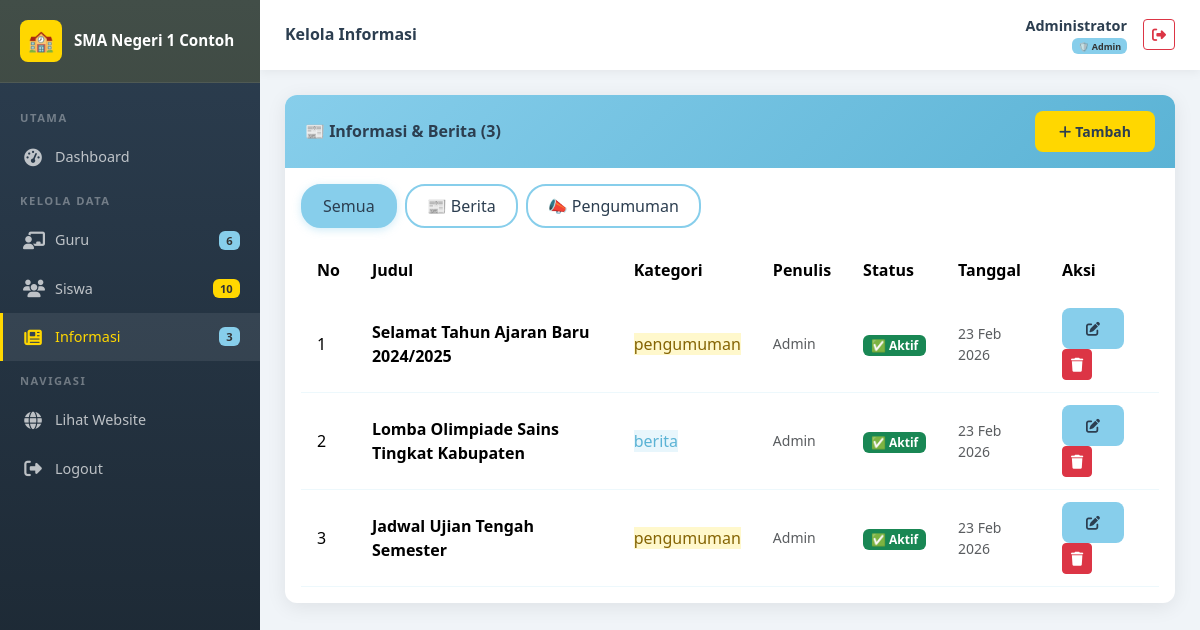
/admin/informasi/index.php (signed in), run on the app's committed database.
### tables this page shows
CREATE TABLE IF NOT EXISTS pengaturan (
    id INT AUTO_INCREMENT PRIMARY KEY,
    kunci VARCHAR(50) NOT NULL UNIQUE,
    nilai TEXT,
    keterangan VARCHAR(200)
);

CREATE TABLE IF NOT EXISTS informasi (
    id INT AUTO_INCREMENT PRIMARY KEY,
    judul VARCHAR(200) NOT NULL,
    konten TEXT NOT NULL,
    kategori ENUM('berita', 'pengumuman') NOT NULL DEFAULT 'berita',
    gambar VARCHAR(255) DEFAULT NULL,
    penulis VARCHAR(100) DEFAULT NULL,
    status ENUM('aktif', 'nonaktif') NOT NULL DEFAULT 'aktif',
    created_at TIMESTAMP DEFAULT CURRENT_TIMESTAMP,
    updated_at TIMESTAMP DEFAULT CURRENT_TIMESTAMP ON UPDATE CURRENT_TIMESTAMP
);

### koneksi.php (called while the page is built, shortened)
<?php
function escape($koneksi, $data) {
    return mysqli_real_escape_string($koneksi, trim($data));
}
function getSetting($koneksi, $kunci) {
    $kunci = escape($koneksi, $kunci);
    $result = mysqli_query($koneksi, "SELECT nilai FROM pengaturan WHERE kunci='$kunci'");
    if ($row = mysqli_fetch_assoc($result)) {
        return $row['nilai'];
    }
    return '';
}

### admin/informasi/index.php (the view)
<?php
$judul_halaman = 'Kelola Informasi';
$halaman_admin = 'informasi';
require_once __DIR__ . '/../includes/admin_header.php';
$filter = isset($_GET['kategori']) ? escape($koneksi, $_GET['kategori']) : '';
$where = $filter && in_array($filter, ['berita','pengumuman']) ? "WHERE kategori='$filter'" : '';
$result = mysqli_query($koneksi, "SELECT * FROM informasi $where ORDER BY created_at DESC");
$total = mysqli_num_rows($result);
?>
<div class="card-admin">
    <div class="card-header-admin">
        <h5>📰 Informasi & Berita (<?= $total ?>)</h5>
        <a href="tambah.php" class="btn btn-sm btn-kuning"><i class="fas fa-plus me-1"></i>Tambah</a>
    </div>
    <div class="p-3">
        <div class="d-flex gap-2 mb-3">
            <a href="." class="kelas-btn <?= !$filter?'active':'' ?>">Semua</a>
            <a href="?kategori=berita" class="kelas-btn <?= $filter==='berita'?'active':'' ?>">📰 Berita</a>
            <a href="?kategori=pengumuman" class="kelas-btn <?= $filter==='pengumuman'?'active':'' ?>">📣 Pengumuman</a>
        </div>
        <div class="table-responsive">
            <table class="table table-custom table-hover mb-0">
                <thead>
                    <tr><th>No</th><th>Judul</th><th>Kategori</th><th>Penulis</th><th>Status</th><th>Tanggal</th><th>Aksi</th></tr>
                </thead>
                <tbody>
                    <?php $no=1; while ($info = mysqli_fetch_assoc($result)): ?>
                    <tr>
                        <td><?= $no++ ?></td>
                        <td><strong><?= htmlspecialchars(substr($info['judul'],0,50)) ?><?= strlen($info['judul'])>50?'...':'' ?></strong></td>
                        <td><span class="badge-kategori badge-<?= $info['kategori'] ?>"><?= $info['kategori'] ?></span></td>
                        <td class="text-muted small"><?= htmlspecialchars($info['penulis'] ?: '-') ?></td>
                        <td>
                            <?php if ($info['status']==='aktif'): ?>
                            <span class="badge bg-success">✅ Aktif</span>
                            <?php else: ?>
                            <span class="badge bg-secondary">⛔ Non-aktif</span>
                            <?php endif; ?>
                        </td>
                        <td class="text-muted small"><?= date('d M Y', strtotime($info['created_at'])) ?></td>
                        <td>
                            <a href="edit.php?id=<?= $info['id'] ?>" class="btn btn-sm btn-biru"><i class="fas fa-edit"></i></a>
                            <a href="hapus.php?id=<?= $info['id'] ?>" class="btn btn-sm btn-danger btn-hapus"><i class="fas fa-trash"></i></a>
                        </td>
                    </tr>
                    <?php endwhile; ?>
                </tbody>
            </table>
        </div>
    </div>
</div>
<?php require_once __DIR__ . '/../includes/admin_footer.php'; ?>

### admin/includes/admin_header.php (shortened to what this page needs)
<?php
require_once __DIR__ . '/../../koneksi.php';
$nama_sekolah = getSetting($koneksi, 'nama_sekolah');
$role = $_SESSION['role'];
$halaman_admin = $halaman_admin ?? '';
$total_guru = mysqli_fetch_assoc(mysqli_query($koneksi, "SELECT COUNT(*) as t FROM guru"))['t'];
$total_siswa = mysqli_fetch_assoc(mysqli_query($koneksi, "SELECT COUNT(*) as t FROM siswa"))['t'];
$total_info = mysqli_fetch_assoc(mysqli_query($koneksi, "SELECT COUNT(*) as t FROM informasi"))['t'];
?>
<!DOCTYPE html>
<html lang="id">
<head>
    <link rel="stylesheet" href="https://cdn.jsdelivr.net/npm/bootstrap@5.3.2/dist/css/bootstrap.min.css">
    <link rel="stylesheet" href="https://cdnjs.cloudflare.com/ajax/libs/font-awesome/6.5.0/css/all.min.css">
    <link rel="stylesheet" href="<?= BASE_URL ?>assets/css/style.css">
</head>
<body>
<div class="admin-sidebar" id="sidebar">
    <div class="sidebar-brand">
        <div class="brand-icon">🏫</div>
        <span><?= htmlspecialchars(substr($nama_sekolah, 0, 30)) ?></span>
    </div>
    <div class="nav-menu">
        <div class="nav-section">Utama</div>
        <div class="nav-item">
            <a href="<?= BASE_URL ?>admin/dashboard.php" class="<?= $halaman_admin==='dashboard'?'active':'' ?>">
                <span class="nav-icon"><i class="fas fa-tachometer-alt"></i></span> Dashboard
            </a>
        </div>
        <div class="nav-section">Kelola Data</div>
        <div class="nav-item">
            <a href="<?= BASE_URL ?>admin/guru/" class="<?= $halaman_admin==='guru'?'active':'' ?>">
                <span class="nav-icon"><i class="fas fa-chalkboard-teacher"></i></span> Guru
                <span class="ms-auto badge" style="background:var(--biru-muda);color:#333;font-size:0.7rem;"><?= $total_guru ?></span>
            </a>
        </div>
        <div class="nav-item">
            <a href="<?= BASE_URL ?>admin/siswa/" class="<?= $halaman_admin==='siswa'?'active':'' ?>">
                <span class="nav-icon"><i class="fas fa-users"></i></span> Siswa
                <span class="ms-auto badge" style="background:var(--kuning);color:#333;font-size:0.7rem;"><?= $total_siswa ?></span>
            </a>
        </div>
        <div class="nav-item">
            <a href="<?= BASE_URL ?>admin/informasi/" class="<?= $halaman_admin==='informasi'?'active':'' ?>">
                <span class="nav-icon"><i class="fas fa-newspaper"></i></span> Informasi
                <span class="ms-auto badge" style="background:var(--biru-muda);color:#333;font-size:0.7rem;"><?= $total_info ?></span>
            </a>
        </div>
        <div class="nav-section">Navigasi</div>
        <div class="nav-item">
            <a href="<?= BASE_URL ?>index.php" target="_blank">
                <span class="nav-icon"><i class="fas fa-globe"></i></span> Lihat Website
            </a>
        </div>
        <div class="nav-item">
            <a href="<?= BASE_URL ?>admin/logout.php">
                <span class="nav-icon"><i class="fas fa-sign-out-alt"></i></span> Logout
            </a>
        </div>
    </div>
</div>
<div class="admin-main">
    <div class="admin-topbar">
        <div class="d-flex align-items-center gap-3">
            <div>
                <h6 class="mb-0 fw-bold"><?= $judul_halaman ?? 'Dashboard' ?></h6>
            </div>
        </div>
        <div class="d-flex align-items-center gap-3">
            <div class="text-end d-none d-sm-block">
                <div class="fw-semibold" style="font-size:0.9rem;"><?= htmlspecialchars($_SESSION['nama_lengkap']) ?></div>
                <div class="text-muted" style="font-size:0.75rem;">
                    <?php if ($role === 'superadmin'): ?>
                    <span class="badge" style="background:var(--kuning);color:#333;">⭐ Super Admin</span>
                    <?php else: ?>
                    <span class="badge" style="background:var(--biru-muda);color:#333;">🛡️ Admin</span>
                    <?php endif; ?>
                </div>
            </div>
            <a href="logout.php" class="btn btn-sm btn-outline-danger"><i class="fas fa-sign-out-alt"></i></a>
        </div>
    </div>
    <div class="admin-content">

### assets/css/style.css (style rules this page uses)
:root { --kuning: #FFD700; --kuning-dark: #e6c200; --kuning-light: #fff8cc; --biru-muda: #87CEEB; --biru-dark: #5bb3d5; --biru-light: #e8f6fc; --putih: #FFFFFF; --abu: #f8f9fa; --teks-gelap: #2c3e50; --teks-abu: #6c757d; --shadow: 0 4px 20px rgba(0,0,0,0.08); --shadow-hover: 0 8px 30px rgba(0,0,0,0.15); --radius: 12px; --radius-sm: 8px; --transition: all 0.3s ease; }
* { box-sizing: border-box; }
body { font-family: 'Segoe UI', Tahoma, Geneva, Verdana, sans-serif; color: var(--teks-gelap); background: var(--putih); }
a { text-decoration: none; transition: var(--transition); }
.badge-berita { background: var(--biru-light); color: var(--biru-dark); }
.badge-pengumuman { background: var(--kuning-light); color: #856404; }
.table-custom thead { background: linear-gradient(135deg, var(--biru-muda), var(--biru-dark)); color: var(--teks-gelap); }
.table-custom thead th { font-weight: 600; border: none; padding: 14px 16px; }
.table-custom tbody tr { transition: var(--transition); }
.table-custom tbody td { padding: 12px 16px; vertical-align: middle; border-color: rgba(135,206,235,0.15); }
.kelas-btn { padding: 8px 20px; border-radius: 20px; border: 2px solid var(--biru-muda); background: var(--putih); color: var(--teks-gelap); font-weight: 500; cursor: pointer; transition: var(--transition); }
.kelas-btn:hover, .kelas-btn.active { background: var(--biru-muda); color: var(--teks-gelap); border-color: var(--biru-muda); box-shadow: 0 2px 8px rgba(135,206,235,0.4); }
.btn-kuning { background: var(--kuning); color: var(--teks-gelap); border: none; font-weight: 600; padding: 10px 24px; border-radius: var(--radius-sm); transition: var(--transition); }
.btn-biru { background: var(--biru-muda); color: var(--teks-gelap); border: none; font-weight: 600; padding: 10px 24px; border-radius: var(--radius-sm); transition: var(--transition); }
.admin-sidebar { width: 260px; min-height: 100vh; background: linear-gradient(180deg, var(--teks-gelap) 0%, #1a252f 100%); position: fixed; left: 0; top: 0; z-index: 100; transition: var(--transition); overflow-y: auto; }
.admin-sidebar .sidebar-brand { background: rgba(255,215,0,0.1); padding: 20px; border-bottom: 1px solid rgba(255,255,255,0.08); display: flex; align-items: center; gap: 12px; }
.admin-sidebar .sidebar-brand .brand-icon { width: 42px; height: 42px; background: var(--kuning); border-radius: var(--radius-sm); display: flex; align-items: center; justify-content: center; font-size: 1.3rem; flex-shrink: 0; }
.admin-sidebar .sidebar-brand span { color: var(--putih); font-weight: 700; font-size: 0.95rem; line-height: 1.3; }
.admin-sidebar .nav-menu { padding: 15px 0; }
.admin-sidebar .nav-section { font-size: 0.7rem; text-transform: uppercase; color: rgba(255,255,255,0.35); padding: 12px 20px 6px; letter-spacing: 1.5px; font-weight: 600; }
.admin-sidebar .nav-item a { display: flex; align-items: center; gap: 12px; padding: 11px 20px; color: rgba(255,255,255,0.7); font-weight: 500; font-size: 0.9rem; transition: var(--transition); border-left: 3px solid transparent; }
.admin-sidebar .nav-item a:hover, .admin-sidebar .nav-item a.active { background: rgba(255,255,255,0.08); color: var(--kuning); border-left-color: var(--kuning); }
.admin-sidebar .nav-item a .nav-icon { font-size: 1.1rem; width: 20px; text-align: center; }
.admin-main { margin-left: 260px; min-height: 100vh; background: #f0f4f8; transition: var(--transition); }
.admin-topbar { background: var(--putih); padding: 15px 25px; box-shadow: 0 2px 10px rgba(0,0,0,0.06); display: flex; align-items: center; justify-content: space-between; position: sticky; top: 0; z-index: 99; }
.admin-content { padding: 25px; }
.card-admin { background: var(--putih); border-radius: var(--radius); box-shadow: var(--shadow); overflow: hidden; }
.card-admin .card-header-admin { background: linear-gradient(135deg, var(--biru-muda), var(--biru-dark)); padding: 16px 20px; display: flex; align-items: center; justify-content: space-between; }
.card-admin .card-header-admin h5 { color: var(--teks-gelap); font-weight: 700; margin: 0; font-size: 1rem; }

### data on the page
pengaturan: nilai "SMA Negeri 1 Contoh"
informasi: judul "Selamat Tahun Ajaran Baru 2024/2025", kategori "pengumuman", penulis "Admin", status "✅ Aktif", created_at "23 Feb 2026"
informasi: judul "Lomba Olimpiade Sains Tingkat Kabupaten", kategori "berita", penulis "Admin", status "✅ Aktif", created_at "23 Feb 2026"
informasi: judul "Jadwal Ujian Tengah Semester", kategori "pengumuman", penulis "Admin", status "✅ Aktif", created_at "23 Feb 2026"

### other printed values
$total_guru "6"
$total_siswa "10"
$total_info "3"
$judul_halaman "Kelola Informasi"
$_SESSION['nama_lengkap'] "Administrator"
$total "3"
